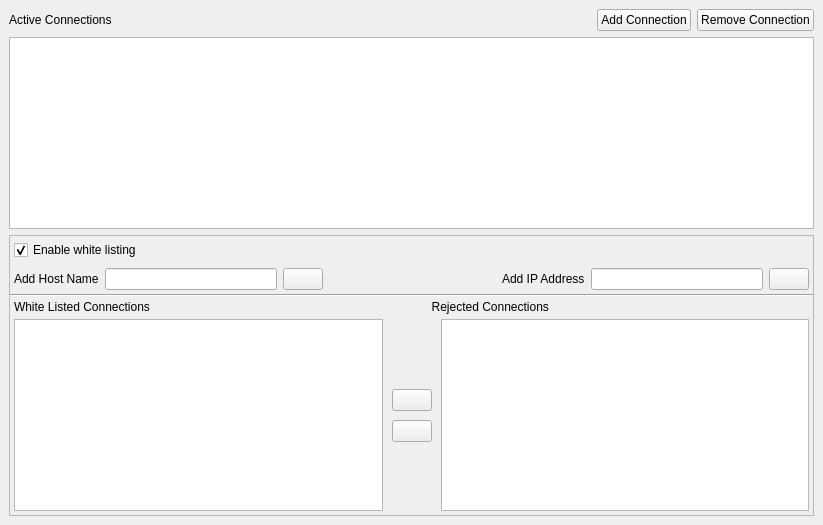
        <widget class="QWidget" name="connectionsDialog">
         <layout class="QVBoxLayout" name="verticalLayout_5">
          <property name="spacing">
           <number>6</number>
          </property>
          <property name="leftMargin">
           <number>9</number>
          </property>
          <property name="topMargin">
           <number>9</number>
          </property>
          <property name="rightMargin">
           <number>9</number>
          </property>
          <property name="bottomMargin">
           <number>9</number>
          </property>
          <item>
           <widget class="QWidget" name="connectHeader" native="true">
            <property name="sizePolicy">
             <sizepolicy hsizetype="Preferred" vsizetype="Fixed">
              <horstretch>0</horstretch>
              <verstretch>0</verstretch>
             </sizepolicy>
            </property>
            <property name="minimumSize">
             <size>
              <width>0</width>
              <height>0</height>
             </size>
            </property>
            <property name="maximumSize">
             <size>
              <width>16777215</width>
              <height>75</height>
             </size>
            </property>
            <property name="styleSheet">
             <string notr="true"/>
            </property>
            <layout class="QHBoxLayout" name="horizontalLayout_5">
             <property name="leftMargin">
              <number>0</number>
             </property>
             <property name="topMargin">
              <number>0</number>
             </property>
             <property name="rightMargin">
              <number>0</number>
             </property>
             <property name="bottomMargin">
              <number>0</number>
             </property>
             <item>
              <widget class="QLabel" name="activeConnectionsLabel">
               <property name="text">
                <string>Active Connections</string>
               </property>
              </widget>
             </item>
             <item>
              <spacer name="horizontalSpacer">
               <property name="orientation">
                <enum>Qt::Horizontal</enum>
               </property>
               <property name="sizeHint" stdset="0">
                <size>
                 <width>479</width>
                 <height>20</height>
                </size>
               </property>
              </spacer>
             </item>
             <item>
              <widget class="QPushButton" name="addConnectionButton">
               <property name="text">
                <string>Add Connection</string>
               </property>
              </widget>
             </item>
             <item>
              <widget class="QPushButton" name="removeConnectionButton">
               <property name="text">
                <string>Remove Connection</string>
               </property>
              </widget>
             </item>
            </layout>
           </widget>
          </item>
          <item>
           <widget class="QTreeView" name="connectionTreeView"/>
          </item>
          <item>
           <widget class="QFrame" name="whiteListOuterFrame">
            <property name="frameShape">
             <enum>QFrame::StyledPanel</enum>
            </property>
            <layout class="QVBoxLayout" name="whiteListVerticalLayout">
             <property name="spacing">
              <number>0</number>
             </property>
             <property name="leftMargin">
              <number>0</number>
             </property>
             <property name="topMargin">
              <number>0</number>
             </property>
             <property name="rightMargin">
              <number>0</number>
             </property>
             <property name="bottomMargin">
              <number>0</number>
             </property>
             <item>
              <widget class="QWidget" name="whiteListTopBarWidget" native="true">
               <layout class="QHBoxLayout" name="whiteListHorizontalBar">
                <property name="spacing">
                 <number>6</number>
                </property>
                <property name="leftMargin">
                 <number>4</number>
                </property>
                <property name="topMargin">
                 <number>4</number>
                </property>
                <property name="rightMargin">
                 <number>4</number>
                </property>
                <property name="bottomMargin">
                 <number>4</number>
                </property>
                <item>
                 <widget class="QCheckBox" name="whiteListEnableCheckBox">
                  <property name="toolTip">
                   <string>Enable or Disable white listing. White listing is a security feature which limits what can connect to the asset processor.</string>
                  </property>
                  <property name="text">
                   <string>Enable white listing</string>
                  </property>
                  <property name="checked">
                   <bool>true</bool>
                  </property>
                 </widget>
                </item>
                <item>
                 <spacer name="whiteListBarSpacer">
                  <property name="orientation">
                   <enum>Qt::Horizontal</enum>
                  </property>
                  <property name="sizeHint" stdset="0">
                   <size>
                    <width>40</width>
                    <height>20</height>
                   </size>
                  </property>
                 </spacer>
                </item>
                <item>
                 <widget class="Line" name="whiteListSeparatorLine">
                  <property name="orientation">
                   <enum>Qt::Horizontal</enum>
                  </property>
                 </widget>
                </item>
               </layout>
              </widget>
             </item>
             <item>
              <widget class="QWidget" name="whiteListBottomBarWidget" native="true">
               <layout class="QHBoxLayout" name="whiteListHorizontalBar2">
                <property name="leftMargin">
                 <number>4</number>
                </property>
                <property name="topMargin">
                 <number>4</number>
                </property>
                <property name="rightMargin">
                 <number>4</number>
                </property>
                <property name="bottomMargin">
                 <number>4</number>
                </property>
                <item>
                 <widget class="QLabel" name="whiteListAddHostNameLabel">
                  <property name="toolTip">
                   <string>White list a hostname. EX. MyComputer321</string>
                  </property>
                  <property name="text">
                   <string>Add Host Name</string>
                  </property>
                 </widget>
                </item>
                <item>
                 <widget class="QLineEdit" name="whiteListAddHostNameLineEdit"/>
                </item>
                <item>
                 <widget class="QPushButton" name="whiteListAddHostNamePushButton">
                  <property name="toolTip">
                   <string>Add the hostname to the white list.</string>
                  </property>
                  <property name="text">
                   <string/>
                  </property>
                  <property name="icon">
                   <iconset resource="../../qml.qrc">
                    <normaloff>:/AssetProcessor_plus.png</normaloff>:/AssetProcessor_plus.png</iconset>
                  </property>
                 </widget>
                </item>
                <item>
                 <spacer name="whiteListHorizontalBar2Spacer">
                  <property name="orientation">
                   <enum>Qt::Horizontal</enum>
                  </property>
                  <property name="sizeHint" stdset="0">
                   <size>
                    <width>40</width>
                    <height>20</height>
                   </size>
                  </property>
                 </spacer>
                </item>
                <item>
                 <widget class="QLabel" name="whiteListAddIPLabel">
                  <property name="toolTip">
                   <string>White list an ipv4 or ipv6 address with or without a CIDR range. EX.  192.168.0.20 or 192.168.0.0/24 or 2001:db8:85a3:8d3:1319:8a2e:370:7348  or  2001:db8:85a3:8d3:1319:8a2e:370:7348/32</string>
                  </property>
                  <property name="text">
                   <string>Add IP Address</string>
                  </property>
                 </widget>
                </item>
                <item>
                 <widget class="QLineEdit" name="whiteListAddIPLineEdit"/>
                </item>
                <item>
                 <widget class="QPushButton" name="whiteListAddIPPushButton">
                  <property name="toolTip">
                   <string>Add the ip address to the white list.</string>
                  </property>
                  <property name="text">
                   <string/>
                  </property>
                  <property name="icon">
                   <iconset resource="../../qml.qrc">
                    <normaloff>:/AssetProcessor_plus.png</normaloff>:/AssetProcessor_plus.png</iconset>
                  </property>
                 </widget>
                </item>
               </layout>
              </widget>
             </item>
             <item>
              <layout class="QHBoxLayout" name="whiteListHorizontalBar3">
               <item>
                <widget class="Line" name="whiteListLine">
                 <property name="orientation">
                  <enum>Qt::Horizontal</enum>
                 </property>
                </widget>
               </item>
              </layout>
             </item>
             <item>
              <layout class="QHBoxLayout" name="whiteListHorizontalLabelsLayout">
               <property name="leftMargin">
                <number>4</number>
               </property>
               <item>
                <widget class="QLabel" name="whiteListWhiteListedConnnectionListLabel">
                 <property name="toolTip">
                  <string>White listed connection are addresses, ranges and name that will be allowed to connect to the asset processor.</string>
                 </property>
                 <property name="text">
                  <string>White Listed Connections</string>
                 </property>
                </widget>
               </item>
               <item>
                <spacer name="whiteListHorizontalLabelSpacer1">
                 <property name="orientation">
                  <enum>Qt::Horizontal</enum>
                 </property>
                 <property name="sizeHint" stdset="0">
                  <size>
                   <width>0</width>
                   <height>0</height>
                  </size>
                 </property>
                </spacer>
               </item>
               <item>
                <widget class="QLabel" name="whiteListRejectedConnectionListLabel">
                 <property name="toolTip">
                  <string>Rejected connections are addresses that failed to connect to the asset processor.</string>
                 </property>
                 <property name="text">
                  <string>     Rejected Connections</string>
                 </property>
                </widget>
               </item>
               <item>
                <spacer name="whiteListHorizontalLabelSpacer2">
                 <property name="orientation">
                  <enum>Qt::Horizontal</enum>
                 </property>
                 <property name="sizeHint" stdset="0">
                  <size>
                   <width>40</width>
                   <height>20</height>
                  </size>
                 </property>
                </spacer>
               </item>
              </layout>
             </item>
             <item>
              <layout class="QHBoxLayout" name="whiteListHorizontalViewsLayout">
               <property name="spacing">
                <number>9</number>
               </property>
               <property name="leftMargin">
                <number>4</number>
               </property>
               <property name="topMargin">
                <number>2</number>
               </property>
               <property name="rightMargin">
                <number>4</number>
               </property>
               <property name="bottomMargin">
                <number>4</number>
               </property>
               <item>
                <widget class="QListView" name="whiteListWhiteListedConnectionsListView">
                 <property name="showDropIndicator" stdset="0">
                  <bool>false</bool>
                 </property>
                </widget>
               </item>
               <item>
                <layout class="QVBoxLayout" name="whiteListButtonVerticalLayout">
                 <item>
                  <spacer name="whiteListVerticalSpacer1">
                   <property name="orientation">
                    <enum>Qt::Vertical</enum>
                   </property>
                   <property name="sizeHint" stdset="0">
                    <size>
                     <width>20</width>
                     <height>40</height>
                    </size>
                   </property>
                  </spacer>
                 </item>
                 <item>
                  <widget class="QPushButton" name="whiteListToWhiteListPushButton">
                   <property name="toolTip">
                    <string>Move a entry from rejected to the white list.</string>
                   </property>
                   <property name="text">
                    <string/>
                   </property>
                   <property name="icon">
                    <iconset resource="../../qml.qrc">
                     <normaloff>:/AssetProcessor_arrow_left.png</normaloff>:/AssetProcessor_arrow_left.png</iconset>
                   </property>
                  </widget>
                 </item>
                 <item>
                  <widget class="QPushButton" name="whiteListToRejectedListPushButton">
                   <property name="toolTip">
                    <string>Remove an entry from the whtie list.</string>
                   </property>
                   <property name="text">
                    <string/>
                   </property>
                   <property name="icon">
                    <iconset resource="../../qml.qrc">
                     <normaloff>:/AssetProcessor_arrow_right.png</normaloff>:/AssetProcessor_arrow_right.png</iconset>
                   </property>
                  </widget>
                 </item>
                 <item>
                  <spacer name="whiteListVerticalSpacer2">
                   <property name="orientation">
                    <enum>Qt::Vertical</enum>
                   </property>
                   <property name="sizeHint" stdset="0">
                    <size>
                     <width>20</width>
                     <height>40</height>
                    </size>
                   </property>
                  </spacer>
                 </item>
                </layout>
               </item>
               <item>
                <widget class="QListView" name="whiteListRejectedConnectionsListView">
                 <property name="showDropIndicator" stdset="0">
                  <bool>false</bool>
                 </property>
                </widget>
               </item>
              </layout>
             </item>
            </layout>
           </widget>
          </item>
         </layout>
        </widget>
